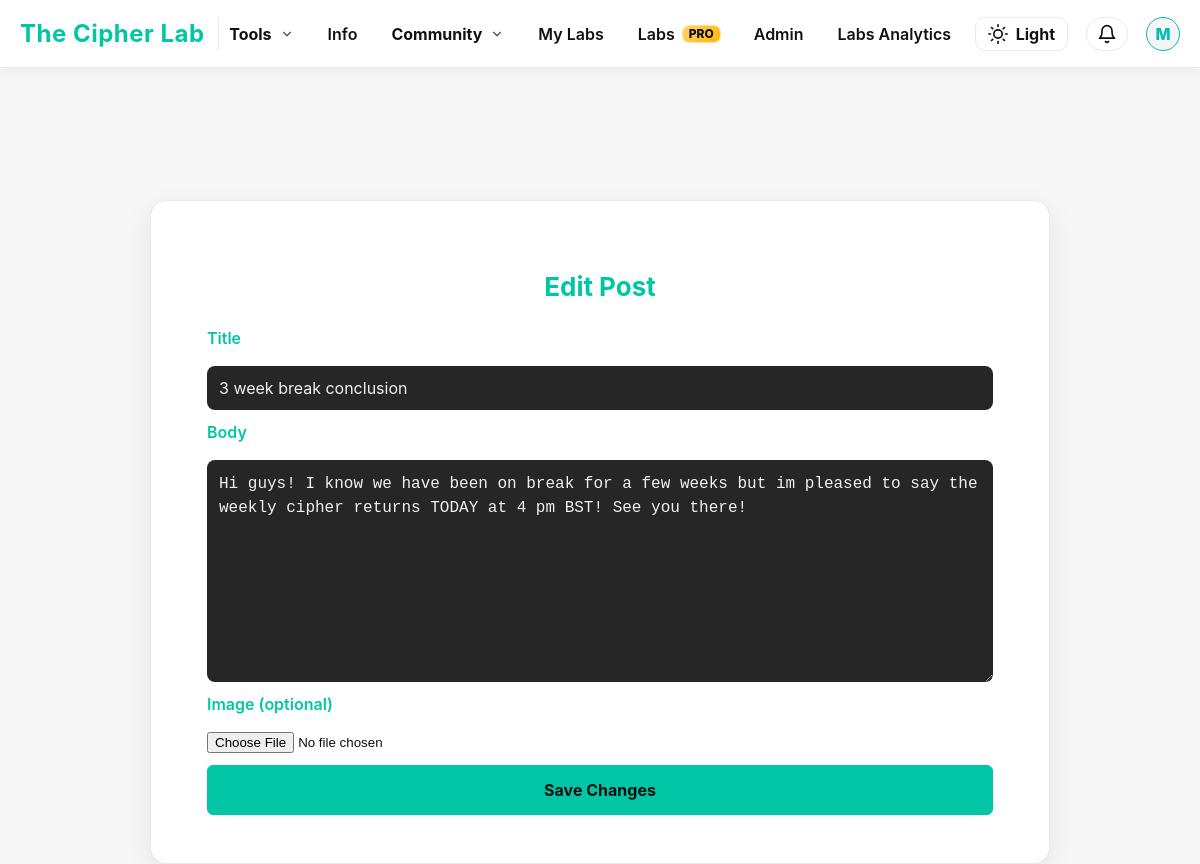
The page /posts/52/edit (signed in) on the database its author committed.
### tables this page shows
CREATE TABLE users (
    id INTEGER PRIMARY KEY AUTOINCREMENT,
    username TEXT UNIQUE NOT NULL,
    email TEXT UNIQUE NOT NULL,
    password_hash TEXT NOT NULL,
    is_admin INTEGER NOT NULL DEFAULT 0,
    created_at TEXT NOT NULL,
    banned INTEGER DEFAULT 0
, has_posted INTEGER NOT NULL DEFAULT 0, labs_info_seen INTEGER NOT NULL DEFAULT 0, is_pro INTEGER DEFAULT 0, stripe_customer_id TEXT, pro_since TEXT, stripe_subscription_id TEXT, pro_until TEXT, pro_current_period_end TEXT, pro_cancel_at_period_end INTEGER NOT NULL DEFAULT 0, labs_tour_seen INTEGER NOT NULL DEFAULT 0, google_sub TEXT, avatar_url TEXT, auth_provider TEXT NOT NULL DEFAULT 'local', needs_password INTEGER NOT NULL DEFAULT 0, needs_username INTEGER NOT NULL DEFAULT 0);

CREATE TABLE posts (
    id INTEGER PRIMARY KEY AUTOINCREMENT,
    user_id INTEGER,  -- ✅ allow NULL for deleted users
    title TEXT NOT NULL,
    body TEXT NOT NULL,
    image_filename TEXT,
    created_at TEXT NOT NULL,
    pinned INTEGER DEFAULT 0, upvotes INTEGER DEFAULT 0, downvotes INTEGER DEFAULT 0,
    FOREIGN KEY(user_id) REFERENCES users(id)
        ON DELETE SET NULL
);

### app.py (the view, shortened to what this page needs)
@app.route("/posts/<int:post_id>/edit", methods=["GET", "POST"])
def posts_edit(post_id):
    user = current_user()
    if not user:
        flash("Please log in.", "warning")
        return redirect(url_for("login"))
    post = fetch_post(post_id)
    if not post:
        abort(404)
    if (post["user_id"] != user["id"]) and (not is_admin(user)):
        flash("You can only edit your own post.", "error")
        return redirect(url_for("posts_list"))
    return render_template("edit_post.html", post=post, user=user, user_is_admin=is_admin(user))

### app.py (called while the page is built)
@app.after_request
def add_security_headers(resp):
    resp.headers["X-Content-Type-Options"] = "nosniff"
    resp.headers["X-Frame-Options"] = "DENY"
    resp.headers["Referrer-Policy"] = "strict-origin-when-cross-origin"
    resp.headers["Content-Security-Policy"] = (
        "default-src 'self'; "
        "img-src 'self' data: https://api.producthunt.com https://ph-files.imgix.net https://www.producthunt.com; "
        "script-src 'self' 'unsafe-inline' https://www.producthunt.com; "
        "style-src 'self' 'unsafe-inline'; "
        "frame-src https://www.producthunt.com;"
    )
    return resp

def is_admin(user):
    if not user:
        return False
    return (user.get("is_admin") == 1) or (user.get("email", "").lower() == ADMIN_EMAIL.lower())

def fetch_post(post_id):
    conn = get_db()
    cur = conn.execute("""
        SELECT
            p.*,
            u.username AS author
        FROM posts p
        LEFT JOIN users u ON p.user_id = u.id
        WHERE p.id = ?
    """, (post_id,))
    post = cur.fetchone()
    conn.close()
    return post

@app.before_request
def clear_flash_on_login():
    if request.endpoint == "login" and request.method == "GET":
        if "_flashes" not in session:
            session.pop("_flashes", None)

@app.context_processor
def inject_now_year():
    return {"now_year": datetime.utcnow().year}

@app.context_processor
def inject_user_setup_flags():
    u = current_user()
    if not u:
        return {}
    try:
        conn = get_db()
        row = conn.execute(
            "SELECT needs_password, needs_username FROM users WHERE id=?",
            (u["id"],)
        ).fetchone()
        conn.close()
    except Exception:
        return {}
    needs_password = 0
    needs_username = 0
    try:
        if row:
            needs_password = int(row["needs_password"] or 0)
            needs_username = int(row["needs_username"] or 0)
    except Exception:
        needs_password = 0
        needs_username = 0
    return {
        "needs_password": needs_password,
        "needs_username": needs_username,
        "setup_needed_global": bool(needs_password or needs_username),
    }

### helpers.py (called while the page is built)
def get_db():
    conn = sqlite3.connect(DB_PATH)
    conn.row_factory = sqlite3.Row
    return conn

### templates/edit_post.html (shortened to what this page needs)
<!DOCTYPE html>
<html>
<head>
    <link rel="stylesheet" href="{{ url_for('static', filename='style.css') }}">
</head>
<body>
    {% include 'base_nav.html' %}
    <div class="container">
        <h2>Edit Post</h2>
        <form method="post" enctype="multipart/form-data" style="display:flex;flex-direction:column;gap:12px;">
            <label class="cipher-label">Title</label>
            <input type="text" name="title" required
                   value="{{ post['title'] }}"
                   style="padding:12px;border-radius:8px;border:none;background:#262626;color:#f0f0f0;">
            <label class="cipher-label">Body</label>
            <textarea name="body" rows="8" required
                      style="padding:12px;border-radius:8px;border:none;background:#262626;color:#f0f0f0;">{{ post['body'] }}</textarea>
            <label class="cipher-label">Image (optional)</label>
            <input type="file" name="image" accept="image/*">
            <button type="submit" id="post-save">Save Changes</button>
        </form>
    </div>
</body>
</html>

### templates/base_nav.html (shortened to what this page needs)
<nav class="navbar">
  {% set setup_needed = setup_needed_global|default(false) %}
  <div class="nav-left">
    <a href="{{ url_for('index') }}" class="nav-logo">The Cipher Lab</a>
  </div>
  <ul class="nav-items" id="nav-menu">
    <li class="nav-dd" data-dd="tools">
      <button class="nav-dd-trigger" type="button" aria-expanded="false">
        Tools
        <span class="nav-dd-caret" aria-hidden="true">
          <svg viewBox="0 0 24 24" fill="none" stroke="currentColor" stroke-width="2"
               stroke-linecap="round" stroke-linejoin="round">
            <polyline points="6 9 12 15 18 9"></polyline>
          </svg>
        </span>
      </button>
    </li>
    <li class="d-only"><a class="nav-link" href="{{ url_for('info_page') }}">Info</a></li>
    <li class="nav-dd" data-dd="community">
      <button class="nav-dd-trigger" type="button" aria-expanded="false">
        Community
        <span class="nav-dd-caret" aria-hidden="true">
          <svg viewBox="0 0 24 24" fill="none" stroke="currentColor" stroke-width="2"
               stroke-linecap="round" stroke-linejoin="round">
            <polyline points="6 9 12 15 18 9"></polyline>
          </svg>
        </span>
      </button>
    </li>
    <li class="d-only"><a class="nav-link" href="{{ url_for('workspace_list') }}">My Labs</a></li>
    <li class="d-only">
      <a class="nav-link" href="{{ url_for('labs_pro_page') }}">
        Labs <span class="pro-badge">PRO</span>
      </a>
    </li>
    {% if user and user.is_admin %}
      <li class="d-only"><a class="nav-link" href="{{ url_for('admin_dashboard') }}">Admin</a></li>
      <li class="d-only"><a class="nav-link" href="{{ url_for('admin_labs_analytics') }}">Labs Analytics</a></li>
    {% endif %}
  </ul>
  <div class="nav-right">
    <button id="theme-toggle" aria-label="Toggle theme" title="Toggle theme">
      <svg id="theme-icon" xmlns="http://www.w3.org/2000/svg" width="20" height="20"
           viewBox="0 0 24 24" fill="none" stroke="currentColor"
           stroke-width="2" stroke-linecap="round" stroke-linejoin="round"></svg>
      <span id="theme-toggle-text">Dark</span>
    </button>
    {% if user %}
      <div class="notif-wrapper">
        <button id="notif-btn" class="notif-btn" aria-label="Notifications" title="Notifications">
          <svg id="notif-icon" xmlns="http://www.w3.org/2000/svg" width="20" height="20"
               viewBox="0 0 24 24" fill="none" stroke="currentColor"
               stroke-width="2" stroke-linecap="round" stroke-linejoin="round">
            <path d="M18 8a6 6 0 0 0-12 0c0 7-3 9-3 9h18s-3-2-3-9"></path>
            <path d="M13.73 21a2 2 0 0 1-3.46 0"></path>
          </svg>
        </button>
      </div>
      <div class="profile-dropdown" id="profile-dd">
        <button class="profile-btn" id="profile-btn" aria-label="Profile menu" aria-expanded="false">
          <div class="avatar{% if setup_needed %} setup-pulse{% endif %}">{{ user['username'][0].upper() }}</div>
        </button>
      </div>
    {% endif %}
  </div>
</nav>

### templates/base_nav.html (style rules this page uses)
.navbar { position: fixed; top: 0; left: 0; width: 100%; height: 68px; display: flex; align-items: center; justify-content: space-between; background: rgba(18,18,18,0.8); backdrop-filter: blur(12px); border-bottom: 1px solid rgba(255,255,255,0.08); padding: 0 20px; z-index: 1000; }
body { padding-top: 80px; }
.nav-logo { font-size: 1.5rem; font-weight: 700; color: var(--accent); text-decoration: none; transition: color 0.25s ease; }
.nav-items { display: flex; list-style: none; gap: 14px; align-items: center; margin: 0 auto; padding: 0; }
.nav-link, .nav-dd-trigger { all: unset; display: inline-flex; align-items: center; gap: 8px; padding: 8px 10px; border-radius: 10px; font-weight: 650; line-height: 1; color: var(--text); cursor: pointer; user-select: none; transition: background .16s ease, color .16s ease, transform .16s ease; }
.nav-link { text-decoration: none; }
.nav-right { display: flex; align-items: center; gap: 18px; position: relative; }
#theme-toggle, #theme-toggle-mobile { display: inline-flex; align-items: center; gap: 8px; padding: 6px 12px; border: 1px solid var(--line, #333); border-radius: 10px; background: transparent; color: var(--text); cursor: pointer; transition: background 0.2s, border-color 0.2s; }
.profile-btn { all: unset; position: relative; display: flex; align-items: center; justify-content: center; cursor: pointer; border-radius: 50%; }
.avatar { width: 34px; height: 34px; border-radius: 50%; display: flex; align-items: center; justify-content: center; user-select: none; font-weight: 800; font-size: 1rem; transition: box-shadow .2s ease, transform .2s ease; }
[data-theme="light"] .avatar { background: #f5f5f5; color: #00bfae; border: 1.5px solid #00bfae; }
.nav-dd { position: relative; }
.nav-dd-caret { display: grid; place-items: center; width: 14px; height: 14px; opacity: .75; transition: transform .18s ease, opacity .18s ease; }
.nav-dd-caret svg { width: 14px; height: 14px; display:block; }
.notif-wrapper { position: relative; }
.notif-btn { position: relative; display: inline-flex; align-items: center; justify-content: center; padding: 6px 10px; border-radius: 999px; border: 1px solid var(--line, #333); background: transparent; color: var(--text); cursor: pointer; transition: background 0.2s, border-color 0.2s; }
.profile-dropdown { position: relative; }
.d-only { display: list-item; }
@media (min-width: 901px) { .nav-dd { position: relative; } }
@media (min-width: 901px) { .nav-dd::after { content:""; position:absolute; left: -12px; right: -12px; top: 100%; height: 10px; background: transparent; } }

### rows shown on the page
users: username "M"
posts: title "3 week break conclusion", body "Hi guys! I know we have been on break for a few weeks but im pleased to say the weekly cipher returns TODAY at 4 pm BST! See you there!"
